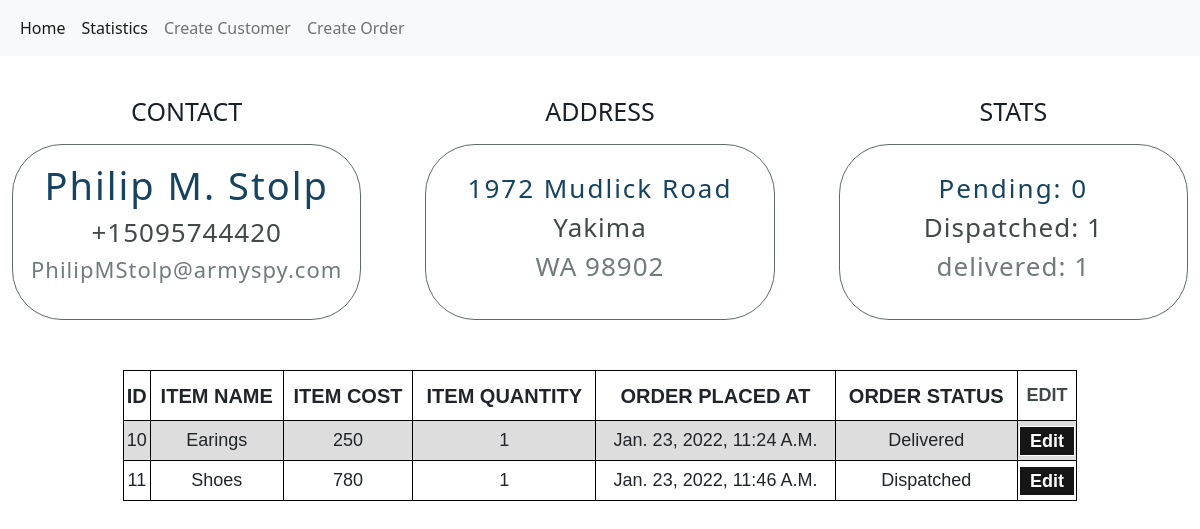
The page /app/customerDetails/17/ on the database its author committed.
### app/models.py (models this page shows, shortened)
class Customer(models.Model):
    name = models.CharField(max_length=200)
    contact = PhoneNumberField()
    email = models.EmailField()
    address = models.CharField(max_length=300)
    city = models.CharField(max_length=50)
    state = models.CharField(max_length=50)
    date = models.DateTimeField(auto_now_add=True)

class OrderDetails(models.Model):
    customer = models.ForeignKey(Customer, related_name="customer",on_delete=models.SET_DEFAULT, default="NA")
    item_name = models.CharField(max_length=200)
    item_cost = models.IntegerField()
    item_quantity = models.IntegerField()
    order_choices = (
    ('pending','pending'),
    ('dispatched', 'dispatched'),
    ('delivered','delivered'),
        )
    order_status = models.CharField(max_length=30, choices=order_choices, default='pending')
    date = models.DateTimeField(auto_now_add=True)

### app/views.py (the view)
# urls.py: url(r'^customerDetails/(?P<pk>\d+)/$',CustomerDetailView.as_view(), name="customerDetails"),
class CustomerDetailView(DetailView):
    model = Customer
    context_object_name = 'customer_detail'
    def get_context_data(self, **kwargs):
        context =  super().get_context_data(**kwargs)
        id = self.get_object().id
        context['pending'] = OrderDetails.objects.filter(order_status="pending", customer = id).count()
        context['dispatched'] = OrderDetails.objects.filter(order_status="dispatched", customer = id).count()
        context['delivered'] = OrderDetails.objects.filter(order_status="delivered", customer = id).count()
        return context

### templates/app/customer_detail.html
{% extends "base.html"%} {% block body_block %}
<div>
  <div class="detail-cont">
    <div>
      <h3 class="details-head">contact</h3>
    </div>
    <div>
      <h3 class="details-head">address</h3>
    </div>
    <div>
      <h3 class="details-head">Stats</h3>
    </div>
    <div id="contact">
      <h3 id="customer-name">{{customer_detail.name}}</h3>
      <h4 id="customer-contact">{{customer_detail.contact}}</h3>
      <h5 id="customer-email">{{customer_detail.email}}</h3>
    </div>
    <div id="address">
      <h3 id="customer-add">{{customer_detail.address}}</h3>
      <h4 id="customer-city">{{customer_detail.city}}</h3>
      <h5 id="customer-state">{{customer_detail.state}}</h3>
    </div>
    <div id="stats">
      <h3 id="customer-add">pending: {{pending}}</h3>
      <h4 id="customer-city">dispatched: {{dispatched}}</h3>
      <h5 id="customer-state">delivered: {{delivered}}</h3>
    </div>
  </div>
  <div id="table-1">
    {% if customer_detail.customer.all %}
    <table class="customer-list-table-1">
      <tr class="list-tr">
        <th class="list-th">ID</th>
        <th class="list-th">ITEM NAME</th>
        <th class="list-th">ITEM COST</th>
        <th class="list-th">ITEM QUANTITY</th>
        <th class="list-th">ORDER PLACED AT</th>
        <th class="list-th">ORDER STATUS</th>
        <th class="home-th">EDIT</th>
      </tr>
      {% for order in customer_detail.customer.all%}
      <tr class="list-tr">
        <td class="order-list-td">{{order.id}}</td>
        <td class="order-list-td">{{order.item_name}}</td>
        <td class="order-list-td">{{order.item_cost}}</td>
        <td class="order-list-td">{{order.item_quantity}}</td>
        <td class="order-list-td">{{order.date}}</td>
        <td class="order-list-td">{{order.order_status}}</td>
        <td class="order-list-td"><a href="{% url 'app:updateOrder' pk=order.id %}"><button class="Edit-btn">Edit</button></a></td>
      </tr>
      {% endfor %}
    </table>
    {% else %}
    <div>
        <h1 id="no-orders">NO ORDERS!!</h1>
        <a href="{% url 'app:createOrder'%}"><button class="order-postion">Create Order</button></a>
    </div>
    {% endif %}
  </div>
</div>
{% endblock %}

### static/css/customerList.css (style rules this page uses)
#table-1 { background-color: none; margin-top: 40px; padding: 10px; width:90%; margin: auto; }
.customer-list-table-1 { border:solid 1px black; font-family: arial, sans-serif; border-collapse: collapse; width:90%; margin: auto; margin-top:40px; }
.order-list-td { border: 1px solid black; border-collapse: collapse; text-align: center; font-size: 18px; text-transform: capitalize; height:40px; }
.list-th { border: solid 1px black; border-collapse: collapse; text-align: center; font-size: 20px; height:50px; }
.list-tr:nth-child(even) { background-color: #dddddd; }
.home-th { border: solid 1px black; color: #424949; border-collapse: collapse; text-align: center; font-size: 18px; height:50px; width:max-content; }
.Edit-btn { width:100%; height: 30px; font-size: 18px; font-weight: bold; background:rgb(22, 22, 22); color: white; border:solid 1px #ffffff; transition: 0.2s; }

### static/css/customerDetails.css (style rules this page uses)
.detail-cont { margin: auto; display: grid; width: 98%; grid-template-columns: 1fr 1fr 1fr; grid-template-rows: 1fr 2fr; grid-column-gap: 4em; }
#contact { border-radius: 50px; border:solid 1px #5F6A6A; }
#address, #stats { border-radius: 50px; border:solid 1px #5F6A6A; }
.details-head { margin-top:40px; margin-bottom:18px; font-size:25px; text-align: center; text-transform: uppercase; color: #17202A; }
#customer-name { font-size:38px; text-transform: capitalize; letter-spacing:2px; color: #154360; text-align: center; margin-top:18px; }
#customer-contact { font-size:26px; text-transform: capitalize; letter-spacing:1px; color: #424949 ; text-align: center; }
#customer-email { font-size:22px; letter-spacing:1px; color: #707B7C ; text-align: center; }
#customer-add { font-size:26px; text-transform: capitalize; letter-spacing:2px; color: #154360; text-align: center; margin-top:28px; }
#customer-city { font-size:26px; text-transform: capitalize; letter-spacing:1px; color: #424949 ; text-align: center; }
#customer-state { font-size:26px; letter-spacing:1px; color: #707B7C ; text-align: center; }

### rows shown on the page
Customer: name "Philip M. Stolp", contact "+15095744420", email "PhilipMStolp@armyspy.com", address "1972 Mudlick Road", city "Yakima", state "WA 98902"
OrderDetails: id "10", item_name "Earings", item_cost "250", item_quantity "1", date "Jan. 23, 2022, 11:24 A.m.", order_status "Delivered"
OrderDetails: id "11", item_name "Shoes", item_cost "780", item_quantity "1", date "Jan. 23, 2022, 11:46 A.m.", order_status "Dispatched"

### other values the page prints
{{ pending }} "0"
{{ dispatched }} "1"
{{ delivered }} "1"
